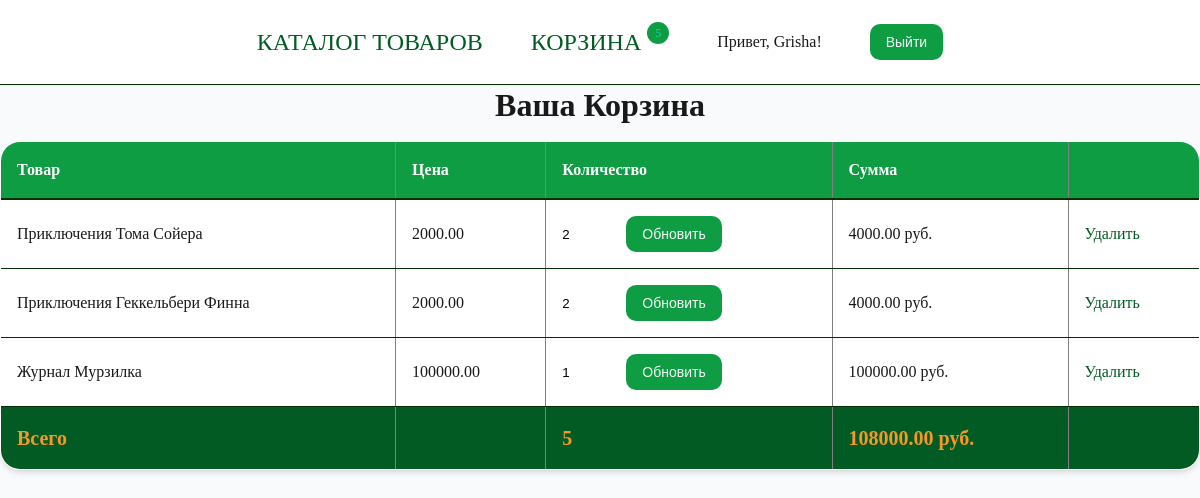
The app's page /journal/cart/ (signed in) with its own data.
### journal/models.py (models this page shows, shortened)
class CartItem(models.Model):
    cart = models.ForeignKey(Cart, on_delete=models.CASCADE, related_name='items')
    product = models.ForeignKey(Product, on_delete=models.CASCADE)
    quantity = models.PositiveIntegerField(default=1)
    price_at_addition = models.DecimalField(max_digits=10, decimal_places=2, null=True, blank=True)
    def total_price(self):
        if self.price_at_addition is not None:
            return self.price_at_addition * self.quantity
        return self.product.price * self.quantity

class Product(models.Model):
    name = models.CharField(max_length=200, verbose_name='Product Name')
    description = models.TextField(verbose_name="description", blank=True)
    image = models.ImageField(upload_to='products/', verbose_name='Image', blank=True, null=True)
    category = models.ForeignKey(Category, on_delete=models.CASCADE, related_name='products', verbose_name='Category')
    price = models.DecimalField(max_digits=10, decimal_places=2, verbose_name='Price')
    created_at = models.DateTimeField(auto_now_add=True, verbose_name='Date of creation')
    updated_at = models.DateTimeField(auto_now=True, verbose_name='Date of change')
    class Meta:
        verbose_name = 'Product'
        verbose_name_plural = 'Products'
        ordering = ['-created_at']                    # новые товары сверху
        indexes = [models.Index(fields=['name', 'category'])]

class Cart(models.Model):
    user = models.OneToOneField(User, on_delete=models.CASCADE, null=True, blank=True)
    session_key = models.CharField(max_length=40, null=True, blank=True)
    created_at = models.DateTimeField(auto_now_add=True)
    updated_at = models.DateTimeField(auto_now=True)
    def total_price(self):
        return sum(item.total_price() for item in self.items.all())
    def total_quantity(self):
        return sum(item.quantity for item in self.items.all())

### journal/views.py (the view)
# urls.py: path('cart/', views.cart_detail, name='cart_detail'),
def cart_detail(request):
    cart = get_or_create_cart(request)
    items = cart.items.select_related('product').all()
    context = {
        'cart': cart,
        'items': items,
    }
    return render(request, 'journal/cart_detail.html', context)

### journal/context_processors.py (called while the page is built)
def cart_items_count(request):
    cart = get_or_create_cart(request)
    count = sum(item.quantity for item in cart.items.all())
    return {'cart_items_count': count}

### journal/views.py (called while the page is built, shortened)
def get_or_create_cart(request):
    if request.user.is_authenticated:
        cart, _ = Cart.objects.get_or_create(user=request.user)
        return cart

### templates/journal/cart_detail.html (shortened to what this page needs)
{% extends 'base.html' %}
{% load static %}
{% block extra_css %}
    <link rel="stylesheet" href="{% static 'css/cart.css' %}">
{% endblock %}
{% block content %}
    <h1>Ваша Корзина</h1>
    {% if items %}
        <table border='1' cellpadding='10' style="border-collapse: collapse; width: 100%;">
            <thead>
                <tr>
                    <th>Товар</th>
                    <th>Цена</th>
                    <th>Количество</th>
                    <th>Сумма</th>
                    <th></th>
                </tr>
            </thead>
            <tbody>
                {% for item in items %}
                    <tr>
                        <td>{{ item.product.name }}</td>
                        <td>{{ item.product.price }}</td>
                        <td>
                            <form method="post" action="{% url 'update_cart_quantity' item.id %}" style='display: inline;'>
                                <input type="number" name="quantity" value="{{ item.quantity }}" min='0' style='width: 60px; border: none; outline: none;'>
                                <button type="submit">Обновить</button>
                            </form>
                        </td>
                        <td>{{ item.total_price }} руб.</td>
                        <td>
                            <a href="{% url 'remove_from_cart' item.id %}">Удалить</a>
                        </td>
                    </tr>
                {% endfor %}
                <tr class="total">
                    <td><strong>Всего</strong></td>
                    <td></td>
                    <td><strong>{{ cart.total_quantity }}</strong></td>
                    <td><strong>{{ cart.total_price }} руб.</strong></td>
                    <td></td>
                </tr>
            </tbody>
        </table>
    {% else %}
        <p>Вы еще ничего не выбрали</p>
    {% endif %}
{% endblock %}

### templates/base.html (shortened to what this page needs)
<!DOCTYPE html>
<html lang="ru">
<head>
    {% load static %}
    <link rel="stylesheet" href="{% static 'css/style.css' %}">
    {% block extra_css %}
    {% endblock %}
</head>
<body>
    <header>
        <nav>
            <a href="{% url 'product_list' %}">Каталог товаров</a>
            <a class="cart" href="{% url 'cart_detail' %}">
                Корзина
                {% if cart_items_count %}
                    <span class="cart-badge">{{ cart_items_count }}</span>
                {% endif %}
            </a>
            {% if user.is_authenticated %}
                <span class="hello-user">
                    Привет, {{ user.username }}!
                </span>
                <form method="post" action="{% url 'logout' %}" style="display: inline;">
                    <button type="submit">Выйти</button>
                </form>
            {% else %}
                <a href="{% url 'login' %}">Войти</a>
                <a href="{% url 'signup' %}">Регистрация</a>
            {% endif %}
        </nav>
    </header>
    <div class="container">
        {% block content %}
        {% endblock %}
    </div>
</body>
</html>

### journal/static/css/style.css (style rules this page uses)
:root { --color-primary: #0e9d42; --color-primary-dark: #025b22; --color-secondary: #f79729; --color-secondary-dark: #925004; --color-danger: rgb(245, 41, 41); --color-warning: #e2da35; --color-bg: #f9fafb; --color-text: #1a1919; --color-text-light: #302e2e; --color: #fff; --color-border: #012e05; --radius-sm: 10px; --radius-md: 20px; --radius-lg: 30px; --transition: all 0.3s ease; --shadow-sm: 0 1px 2px 0 rgba(0, 0, 0, 0.05); --shadow-md: 0 4px 6px -1px rgba(0, 0, 0, 0.1), 0 2px 4px -1px rgba(0, 0, 0, 0.06); --shadow-lg: 0 10px 15px -3px rgba(0, 0, 0, 0.1), 0 4px 6px -1px rgba(0, 0, 0, 0.06); }
* { margin: 0; padding: 0; box-sizing: border-box; }
body { background-color: var(--color-bg); color: var(--color-text); line-height: 1.5; display: flex; flex-direction: column; align-items: center; }
h1, h2, h3, h4, h5, h6 { font-weight: 600; line-height: 1.25; margin-bottom: 1rem; }
h1 { font-size: 2rem; }
a { text-decoration: none; color: var(--color-primary-dark); transition: var(--transition); }
header { width: 100%; background-color: var(--color); box-shadow: var(--shadow-sm); border-bottom: 1px solid var(--color-border); position: sticky; top: 0; z-index: 100; }
nav { max-width: 1280px; margin: 0 auto; padding: 1rem 2rem; display: flex; justify-content: center; align-items: center; flex-wrap: wrap; gap: 3rem; }
nav a { font-size: 24px; font-weight: 500; padding: 0.5rem 0; position: relative; text-transform: uppercase; }
nav a::after, .nava::after { content: ''; position: absolute; bottom: 0; left: 0; width: 0; height: 2px; background: var(--color-primary); transition: var(--transition); }
.cart-badge { border-radius: 50%; background: var(--color-primary); color: rgb(34, 200, 175); padding: 4px 8px; font-size: 12px; font-weight: 500; margin-bottom: 8px; vertical-align: top; }
.container { max-width: 1280px; width: 100%; display: flex; flex-direction: column; align-items: center; }
.button, button, .btn { display: inline-block; background-color: var(--color-primary); color: #f9fafb; border: none; padding: 0.5rem 1rem; border-radius: var(--radius-sm); font-weight: 500; cursor: pointer; transition: var(--transition); font-size: 14px; line-height: 20px; text-align: center; }
table { width: 100%; background: var(--color); border-radius: var(--radius-md); overflow: hidden; box-shadow: var(--shadow-md); }
thead { background-color: darkseagreen; border-bottom: 2px solid var(--color-border); }
th { text-align: left; padding: 1rem; font-weight: 600; color: var(--color-text); }
td { padding: 1rem; border-bottom: 1px solid var(--color-border); vertical-align: middle; }
.total { background: var(--color-primary-dark); color: var(--color-secondary); font-size: 20px; font-weight: 900; }

### journal/static/css/cart.css (style rules this page uses)
table { width: 100%; background: var(--color); border-radius: var(--radius-md); overflow: hidden; box-shadow: var(--shadow-md); border-collapse: collapse; }
thead { background-color: var(--color-primary); border-bottom: 2px solid var(--color-border); }
th { text-align: left; padding: 1rem; font-weight: 600; color: white; }
td { padding: 1rem; border-bottom: 1px solid var(--color-border); vertical-align: middle; }
tr:last-child td { border-bottom: none; }

### records on screen
CartItem: product.name "Приключения Тома Сойера", product.price "2000.00", quantity "2", total_price "4000.00"
CartItem: product.name "Приключения Геккельбери Финна", product.price "2000.00", quantity "2", total_price "4000.00"
CartItem: product.name "Журнал Мурзилка", product.price "100000.00", quantity "1", total_price "100000.00"
Cart: total_quantity "5", total_price "108000.00"

### other values on screen
{{ cart_items_count }} "5"
{{ user.username }} "Grisha"
